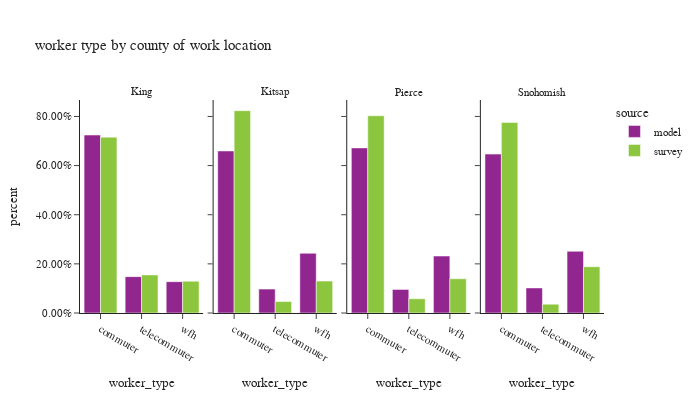

Notebook code for this chart:
### Code cell
df_worker_count = workers.groupby(['source','CountyName_work','worker_type'])['pdexpfac']. \
    sum().reset_index()
df_worker_count['percent'] = df_worker_count.groupby(['source','CountyName_work'], group_keys=False)['pdexpfac']. \
    apply(lambda x: x / float(x.sum()))

df_worker_count_ct = workers.groupby(['source','CountyName_work','worker_type'])['pdexpfac'].count().reset_index(). \
    rename(columns={'pdexpfac':'sample count'})
df_worker_count = df_worker_count.merge(df_worker_count_ct, on=['source','CountyName_work','worker_type']). \
    rename(columns={'pdexpfac':'total count'})

fig = px.bar(df_worker_count.sort_values(by=['source','CountyName_work']), x='worker_type', y="percent",
             facet_col="CountyName_work", color="source",
             barmode="group",hover_data=['sample count','total count'],
             title="worker type by county of work location")
fig.for_each_annotation(lambda a: a.update(text = a.text.split("=")[-1]))
fig.update_layout(height=400, width=700, font=dict(size=11))
fig.for_each_yaxis(lambda a: a.update(tickformat = ".2%"))
fig.update_xaxes(categoryorder='array', categoryarray= ['commuter','telecommuter','wfh'])
fig.show()

### Figure 1 — Plotly figure (JSON) as saved in the notebook; plotly's stock layout.template omitted (floating-point values rounded to 4 significant figures)
{"data": [{"alignmentgroup": "True", "customdata": [[1039000.0, 1039000.0], [212300.0, 212300.0], [182900.0, 182900.0]], "hovertemplate": "source=model<br>CountyName_work=King<br>worker_type=%{x}<br>percent=%{y}<br>sample count=%{customdata[0]}<br>total count=%{customdata[1]}<extra></extra>", "legendgroup": "model", "marker": {"color": "#91268F", "pattern": {"shape": ""}}, "name": "model", "offsetgroup": "model", "orientation": "v", "showlegend": true, "textposition": "auto", "type": "bar", "x": ["commuter", "telecommuter", "wfh"], "xaxis": "x", "y": [0.7244, 0.148, 0.1276], "yaxis": "y"}, {"alignmentgroup": "True", "customdata": [[79070.0, 79070.0], [11660.0, 11660.0], [29150.0, 29150.0]], "hovertemplate": "source=model<br>CountyName_work=Kitsap<br>worker_type=%{x}<br>percent=%{y}<br>sample count=%{customdata[0]}<br>total count=%{customdata[1]}<extra></extra>", "legendgroup": "model", "marker": {"color": "#91268F", "pattern": {"shape": ""}}, "name": "model", "offsetgroup": "model", "orientation": "v", "showlegend": false, "textposition": "auto", "type": "bar", "x": ["commuter", "telecommuter", "wfh"], "xaxis": "x2", "y": [0.6596, 0.09729, 0.2431], "yaxis": "y2"}, {"alignmentgroup": "True", "customdata": [[230600.0, 230600.0], [32960.0, 32960.0], [79560.0, 79560.0]], "hovertemplate": "source=model<br>CountyName_work=Pierce<br>worker_type=%{x}<br>percent=%{y}<br>sample count=%{customdata[0]}<br>total count=%{customdata[1]}<extra></extra>", "legendgroup": "model", "marker": {"color": "#91268F", "pattern": {"shape": ""}}, "name": "model", "offsetgroup": "model", "orientation": "v", "showlegend": false, "textposition": "auto", "type": "bar", "x": ["commuter", "telecommuter", "wfh"], "xaxis": "x3", "y": [0.6721, 0.09605, 0.2319], "yaxis": "y3"}, {"alignmentgroup": "True", "customdata": [[205000.0, 205000.0], [32360.0, 32360.0], [79630.0, 79630.0]], "hovertemplate": "source=model<br>CountyName_work=Snohomish<br>worker_type=%{x}<br>percent=%{y}<br>sample count=%{customdata[0]}<br>total count=%{customdata[1]}<extra></extra>", "legendgroup": "model", "marker": {"color": "#91268F", "pattern": {"shape": ""}}, "name": "model", "offsetgroup": "model", "orientation": "v", "showlegend": false, "textposition": "auto", "type": "bar", "x": ["commuter", "telecommuter", "wfh"], "xaxis": "x4", "y": [0.6468, 0.1021, 0.2512], "yaxis": "y4"}, {"alignmentgroup": "True", "customdata": [[1414.0, 832300.0], [626.0, 180200.0], [567.0, 150400.0]], "hovertemplate": "source=survey<br>CountyName_work=King<br>worker_type=%{x}<br>percent=%{y}<br>sample count=%{customdata[0]}<br>total count=%{customdata[1]}<extra></extra>", "legendgroup": "survey", "marker": {"color": "#8CC63E", "pattern": {"shape": ""}}, "name": "survey", "offsetgroup": "survey", "orientation": "v", "showlegend": true, "textposition": "auto", "type": "bar", "x": ["commuter", "telecommuter", "wfh"], "xaxis": "x", "y": [0.7157, 0.155, 0.1293], "yaxis": "y"}, {"alignmentgroup": "True", "customdata": [[91.0, 79660.0], [12.0, 4504.0], [43.0, 12550.0]], "hovertemplate": "source=survey<br>CountyName_work=Kitsap<br>worker_type=%{x}<br>percent=%{y}<br>sample count=%{customdata[0]}<br>total count=%{customdata[1]}<extra></extra>", "legendgroup": "survey", "marker": {"color": "#8CC63E", "pattern": {"shape": ""}}, "name": "survey", "offsetgroup": "survey", "orientation": "v", "showlegend": false, "textposition": "auto", "type": "bar", "x": ["commuter", "telecommuter", "wfh"], "xaxis": "x2", "y": [0.8236, 0.04657, 0.1298], "yaxis": "y2"}, {"alignmentgroup": "True", "customdata": [[173.0, 225400.0], [28.0, 16270.0], [55.0, 39120.0]], "hovertemplate": "source=survey<br>CountyName_work=Pierce<br>worker_type=%{x}<br>percent=%{y}<br>sample count=%{customdata[0]}<br>total count=%{customdata[1]}<extra></extra>", "legendgroup": "survey", "marker": {"color": "#8CC63E", "pattern": {"shape": ""}}, "name": "survey", "offsetgroup": "survey", "orientation": "v", "showlegend": false, "textposition": "auto", "type": "bar", "x": ["commuter", "telecommuter", "wfh"], "xaxis": "x3", "y": [0.8027, 0.05795, 0.1393], "yaxis": "y3"}, {"alignmentgroup": "True", "customdata": [[196.0, 204800.0], [35.0, 9478.0], [85.0, 49730.0]], "hovertemplate": "source=survey<br>CountyName_work=Snohomish<br>worker_type=%{x}<br>percent=%{y}<br>sample count=%{customdata[0]}<br>total count=%{customdata[1]}<extra></extra>", "legendgroup": "survey", "marker": {"color": "#8CC63E", "pattern": {"shape": ""}}, "name": "survey", "offsetgroup": "survey", "orientation": "v", "showlegend": false, "textposition": "auto", "type": "bar", "x": ["commuter", "telecommuter", "wfh"], "xaxis": "x4", "y": [0.7757, 0.03591, 0.1884], "yaxis": "y4"}], "layout": {"annotations": [{"font": {}, "showarrow": false, "text": "King", "x": 0.1175, "xanchor": "center", "xref": "paper", "y": 1.0, "yanchor": "bottom", "yref": "paper"}, {"font": {}, "showarrow": false, "text": "Kitsap", "x": 0.3725, "xanchor": "center", "xref": "paper", "y": 1.0, "yanchor": "bottom", "yref": "paper"}, {"font": {}, "showarrow": false, "text": "Pierce", "x": 0.6275, "xanchor": "center", "xref": "paper", "y": 1.0, "yanchor": "bottom", "yref": "paper"}, {"font": {}, "showarrow": false, "text": "Snohomish", "x": 0.8825, "xanchor": "center", "xref": "paper", "y": 1.0, "yanchor": "bottom", "yref": "paper"}], "barmode": "group", "font": {"size": 11}, "height": 400, "legend": {"title": {"text": "source"}, "tracegroupgap": 0}, "title": {"text": "worker type by county of work location"}, "width": 700, "xaxis": {"anchor": "y", "categoryarray": ["commuter", "telecommuter", "wfh"], "categoryorder": "array", "domain": [0.0, 0.235], "title": {"text": "worker_type"}}, "xaxis2": {"anchor": "y2", "categoryarray": ["commuter", "telecommuter", "wfh"], "categoryorder": "array", "domain": [0.255, 0.49], "matches": "x", "title": {"text": "worker_type"}}, "xaxis3": {"anchor": "y3", "categoryarray": ["commuter", "telecommuter", "wfh"], "categoryorder": "array", "domain": [0.51, 0.745], "matches": "x", "title": {"text": "worker_type"}}, "xaxis4": {"anchor": "y4", "categoryarray": ["commuter", "telecommuter", "wfh"], "categoryorder": "array", "domain": [0.765, 1.0], "matches": "x", "title": {"text": "worker_type"}}, "yaxis": {"anchor": "x", "domain": [0.0, 1.0], "tickformat": ".2%", "title": {"text": "percent"}}, "yaxis2": {"anchor": "x2", "domain": [0.0, 1.0], "matches": "y", "showticklabels": false, "tickformat": ".2%"}, "yaxis3": {"anchor": "x3", "domain": [0.0, 1.0], "matches": "y", "showticklabels": false, "tickformat": ".2%"}, "yaxis4": {"anchor": "x4", "domain": [0.0, 1.0], "matches": "y", "showticklabels": false, "tickformat": ".2%"}}}
